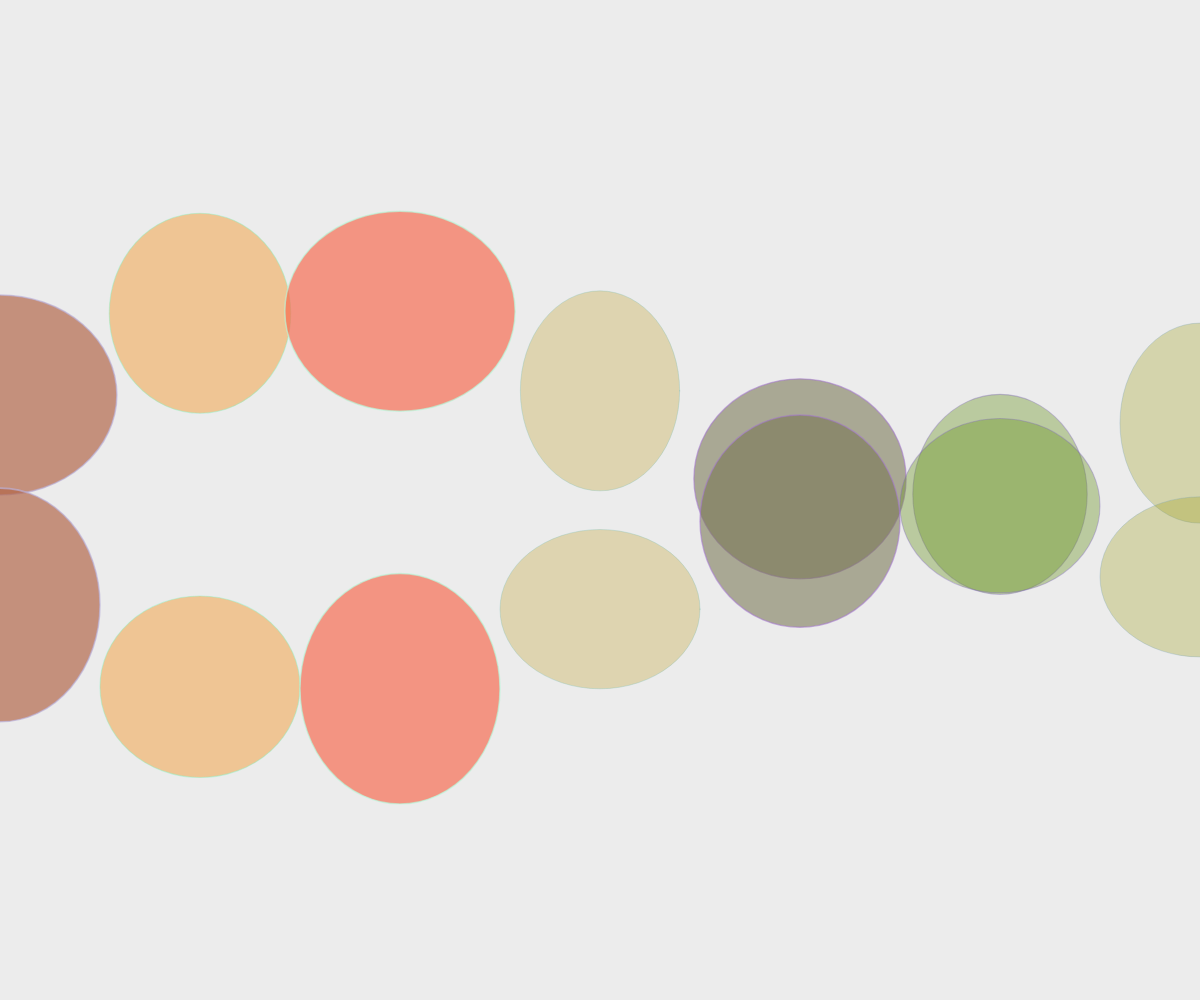
Frame 1 (no input)
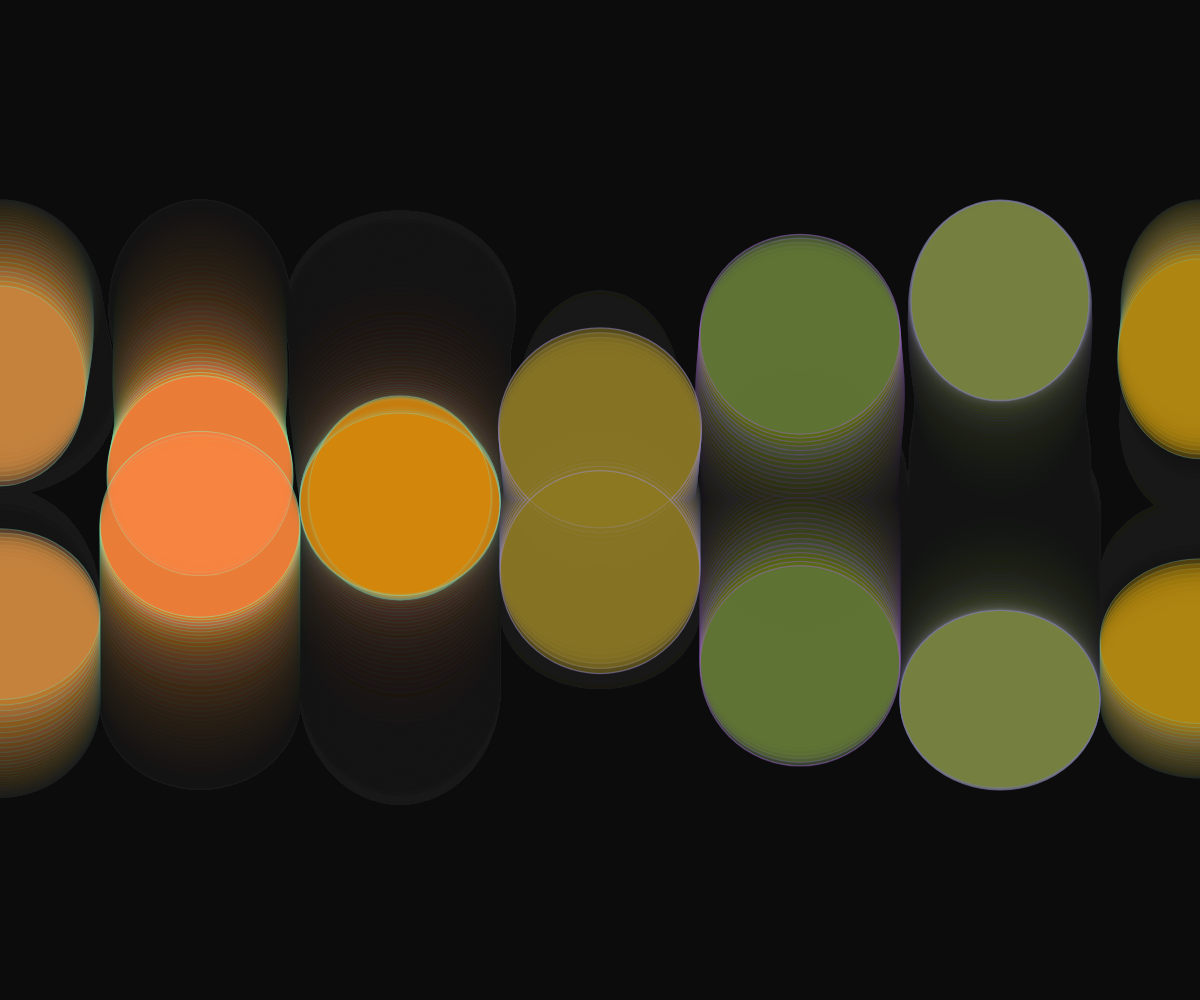
Frame 60 (no input)
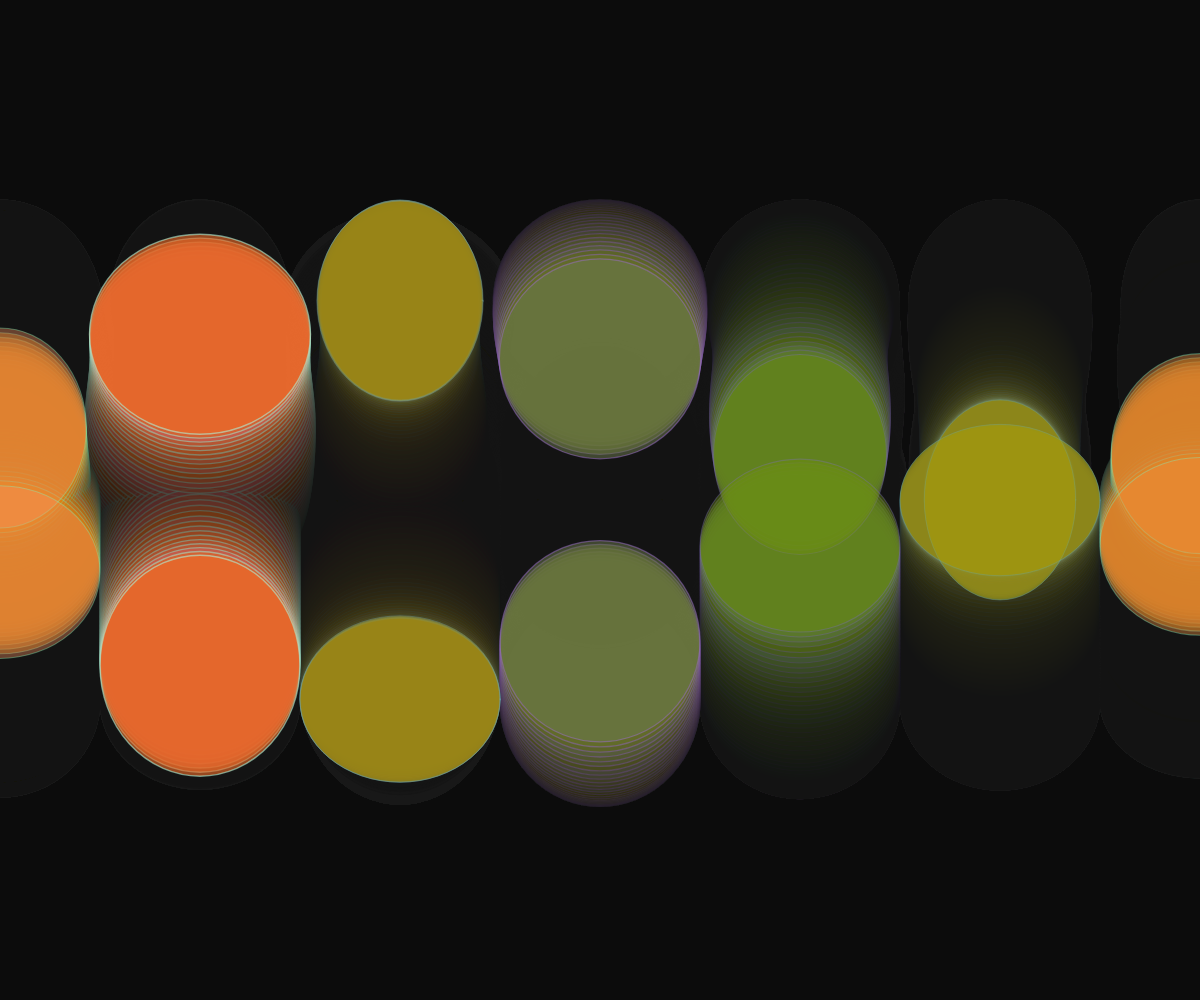
Frame 120 (the mouse pressed at the canvas centre since frame 60)

The p5.js sketch that drew these frames (run headless with seeded random() and noise() and a simulated clock; from frame 60 on, the mouse is pressed at the canvas centre):

// p5.js sketch
// ── sketch.js


function setup() {
  createCanvas(windowWidth, windowHeight);
}

function draw() {
  background(20, 20);
  noFill();
  stroke(255);

  // initialisierung; bedingung; update
  for(let i = 0; i < 100; i = i+1){


  // bewegung mit sin funktion
  let yPos = map(sin(frameCount * 0.05 + i), -1, 1, 0, 200);

  // Random Variation
  let noiseValue = noise(frameCount * 0.01 + i);
  let randomValue = random(0, 100);

  //rot kanal abhängig von distanz
  let rotkanal = map(noiseValue, 0, 1, 50, 255);
  //grüen kanal abhängig von distanz
  let gruenkanal = map(noiseValue, 0, 1, 200, 50);
  let blaukanal = map(noiseValue, 0, 1, 150, 255);


  // Transparenz oszilliert
  let alpha = map(sin(frameCount * 0.01 + i), -1, 1, 100, 255);

  // Strichstärke variieren autonom
  let durchmesser = map(noiseValue, 0, 1, 100, 300);
  let size = map(noiseValue, 0, 1, 0.5, 2);
  
 
  strokeWeight(size);
  fill(alpha, gruenkanal, randomValue, noiseValue * 255);
  stroke(rotkanal, alpha, blaukanal, noiseValue * 255);


  // zwei ellipse-reihe mit bewegung
  ellipse(i * 200 , height/2 - yPos, durchmesser, 200 );
  ellipse(i * 200 , height/2 + yPos, 200, durchmesser);
  

   }

  }
